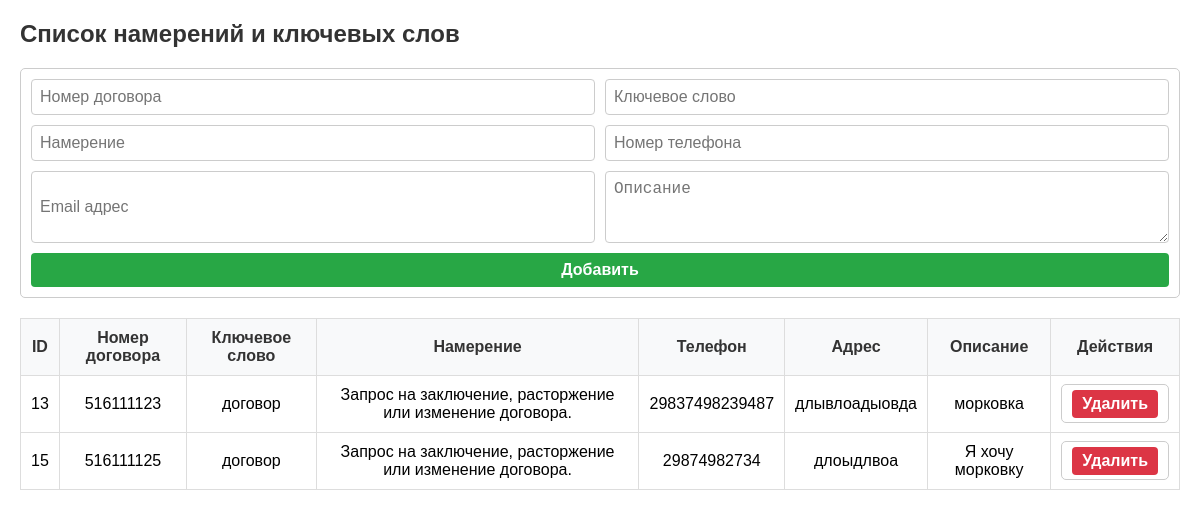
Screenshot of /table with the database file from the repository.
### base/config.py (models this page shows)
class Client(Base):
    __tablename__ = 'clients'
    id = Column(Integer, primary_key=True, index=True)
    contract = Column(String(9), unique=True)
    phone = Column(String(15))
    address = Column(String(255))
    service = Column(String(45))
    intent = Column(String(550))
    user_text = Column(String(800))

### web_app.py (the view, shortened to what this page needs)
@app.route('/table', methods=['GET', 'POST'])
def show_table():
    session = Session()
    clients = session.query(Client).all()
    session.close()
    return render_template('table.html', clients=clients)

### templates/table.html (shortened to what this page needs)
<!DOCTYPE html>
<html lang="en">
<head>
</head>
<body>
    <h2>Список намерений и ключевых слов</h2>
    <form method="POST">
        <input type="text" name="contract" placeholder="Номер договора" required>
        <input type="text" name="keyword" placeholder="Ключевое слово" required>
        <input type="text" name="intent" placeholder="Намерение" required>
        <input type="text" name="phone" placeholder="Номер телефона" required>
        <input type="email" name="email_address" placeholder="Email адрес" required>
        <textarea name="user_text" placeholder="Описание" rows="3" required></textarea>
        <button type="submit">Добавить</button>
    </form>
    <table>
        <tr>
            <th>ID</th>
            <th>Номер договора</th>
            <th>Ключевое слово</th>
            <th>Намерение</th>
            <th>Телефон</th>
            <th>Адрес</th>
            <th>Описание</th>
            <th>Действия</th>
        </tr>
        {% for client in clients %}
        <tr>
            <td>{{ client.id }}</td>
            <td>{{ client.contract }}</td>
            <td>{{ client.service }}</td>
            <td>{{ client.intent }}</td>
            <td>{{ client.phone }}</td>
            <td>{{ client.address }}</td>
            <td>{{ client.user_text }}</td>
            <td>
                <form method="POST" action="{{ url_for('delete_intent', id=client.id) }}" style="display: inline;">
                    <button type="submit" class="delete-button">Удалить</button>
                </form>
            </td>
        </tr>
        {% endfor %}
    </table>
</body>
</html>

### templates/table.html (style rules this page uses)
body { font-family: Arial, sans-serif; margin: 20px; }
h2 { color: #333; }
form { display: grid; grid-template-columns: 1fr 1fr; gap: 10px; margin-bottom: 20px; padding: 10px; border: 1px solid #ccc; border-radius: 5px; }
form input, form textarea, form button { padding: 8px; font-size: 16px; border: 1px solid #ccc; border-radius: 4px; }
form button { grid-column: span 2; background-color: #28a745; color: #fff; border: none; cursor: pointer; font-weight: bold; }
table { width: 100%; border-collapse: collapse; margin-top: 20px; }
th, td { padding: 10px; border: 1px solid #ddd; text-align: center; }
th { background-color: #f8f9fa; color: #333; }
.delete-button { background-color: #dc3545; color: #fff; padding: 5px 10px; border: none; border-radius: 4px; cursor: pointer; }

### rows the page displays
Client: id "13", contract "516111123", service "договор", intent "Запрос на заключение, расторжение или изменение договора.", phone "29837498239487", address "длывлоадыовда", user_text "морковка"
Client: id "15", contract "516111125", service "договор", intent "Запрос на заключение, расторжение или изменение договора.", phone "29874982734", address "длоыдлвоа", user_text "Я хочу морковку"
